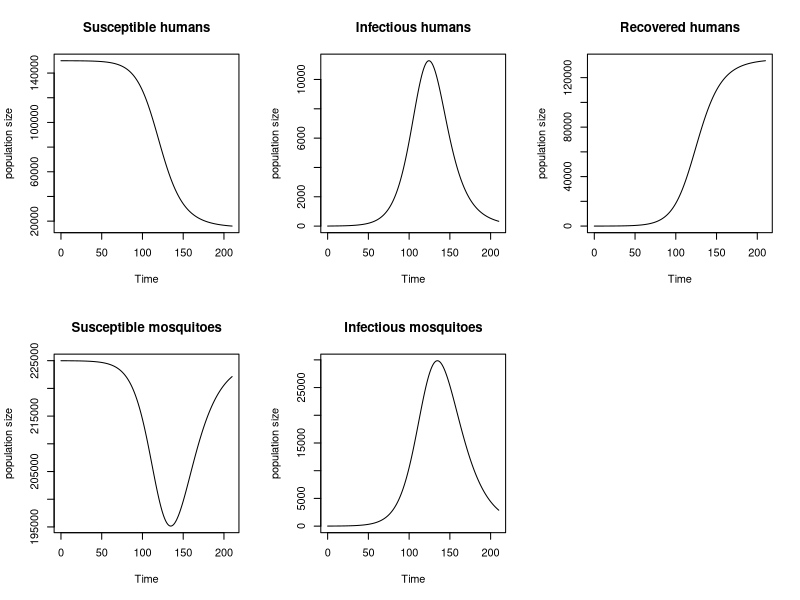
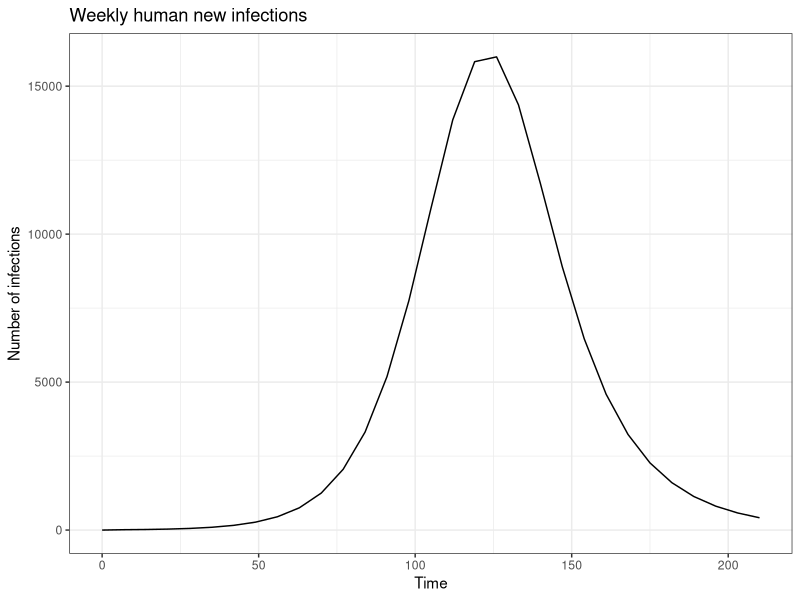
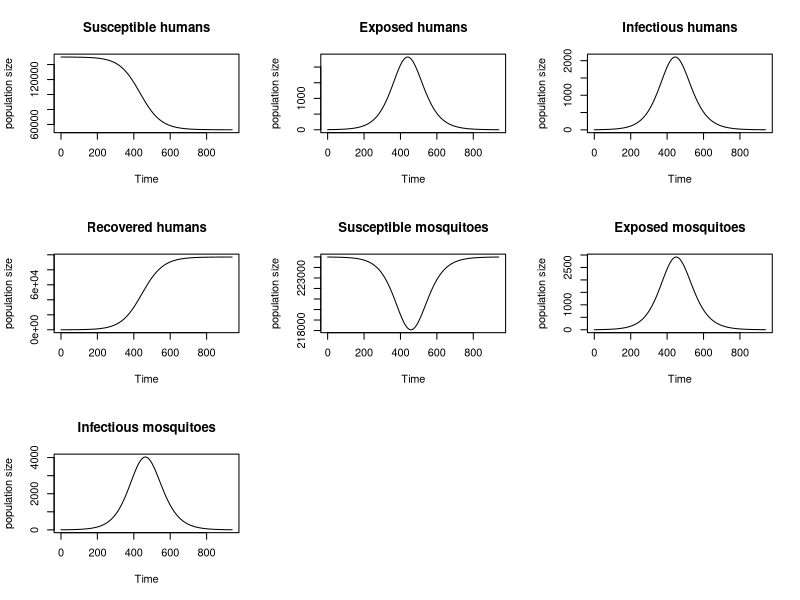
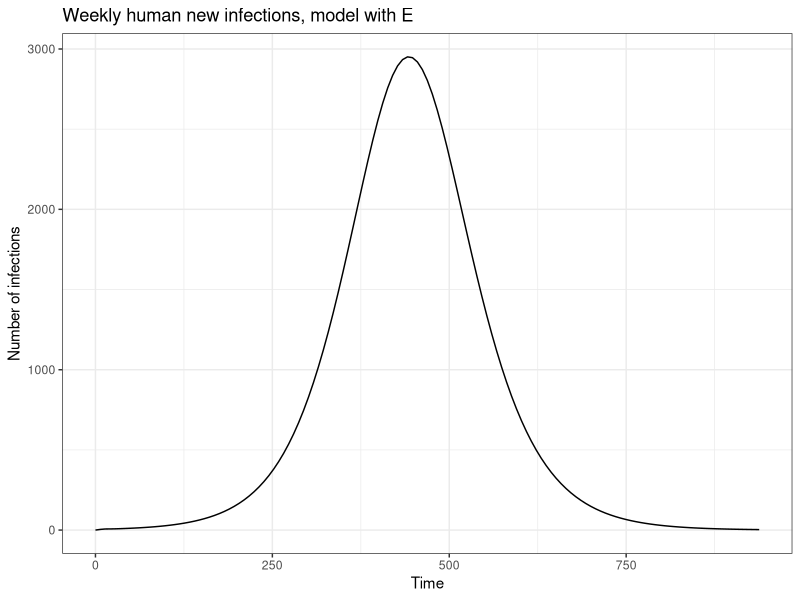
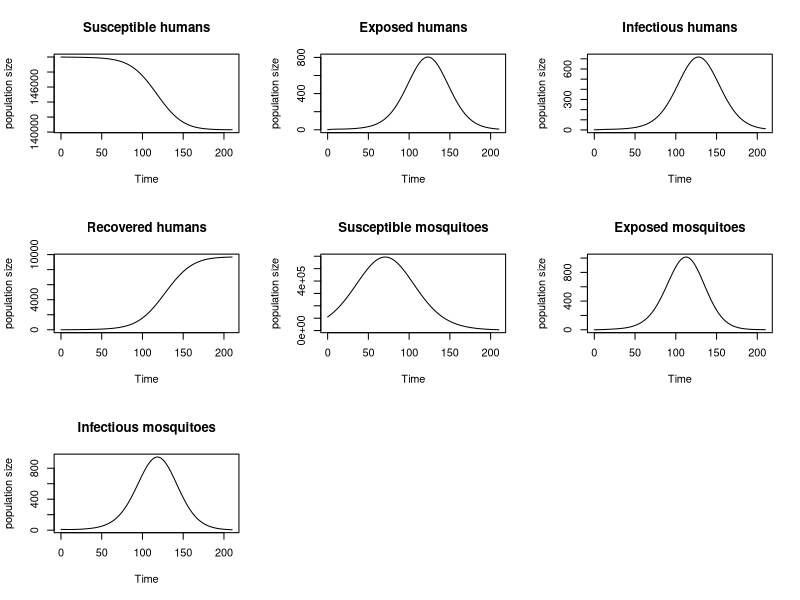
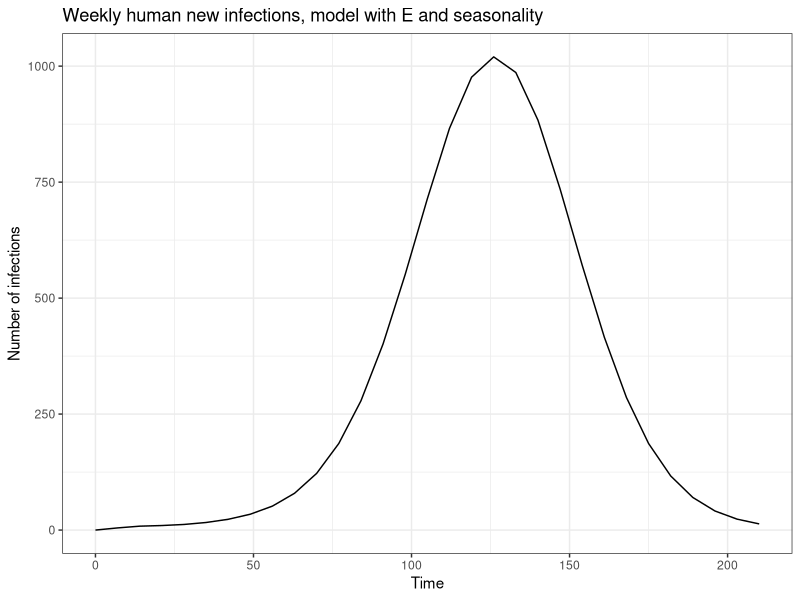

Recreate these plots in R, in order.
#############################################################
## MODELLING VECTOR-BORNE DISEASES PRACTICAL SESSION PART 1##
#############################################################

# A model for dengue transmission - Part 1
# Some R code to numerically solve a set of ordinary differential equations
# for a simple model of dengue. Results are then plotted.

# Library imports
library(dplyr)
library(deSolve)
library(ggplot2)

# Model parameters
parameters <- c(
  bites = 0.63, # number of bites per mosquito per day
  T_HM = 0.26, # probability of transmission - mosquito to human
  T_MH = 0.26, # Probability of transmission - human to mosquito 
  infectious_period = 5, # days
  mu_M = 1/14 # Mosquito birth and death rate
)

# Time window
start_date = as.Date("2008-11-02")
end_date = as.Date("2009-05-31")
times = seq(start_date, end_date, by = 1)

# Initial conditions
human_population <- 150000 # population of Cairns in 2008
initial_human_susceptible <- 149998
initial_human_infectious <- 2
initial_human_recovered <- human_population - initial_human_susceptible - initial_human_infectious
mosquito_population <- 225000 
initial_mosquito_susceptible <- 224990
initial_mosquito_infectious <- mosquito_population - initial_mosquito_susceptible

# Define model compartments, gather into a single variable to capture the state of the system and set to initial values
state <- c(Susceptible_human = initial_human_susceptible,
           Infectious_human = initial_human_infectious,
           Recovered_human = initial_human_recovered,
           Susceptible_mosquito = initial_mosquito_susceptible,
           Infectious_mosquito = initial_mosquito_infectious)


# Model function
dengue_base <- function(t, state, parameters){
  with(as.list(c(state, parameters)), {
    # Calculate the total population sizes
    Total_human_population <- Susceptible_human + Infectious_human + Recovered_human
    Total_mosquito_population <- Susceptible_mosquito + Infectious_mosquito
    
    # Calculate the average force of infection imposed on each susceptible human
    force_of_infection_on_human <- bites * T_HM * Infectious_mosquito / Total_human_population
    
    # Calculate the average force of infection imposed on each susceptible mosquito
    force_of_infection_on_mosquito <- bites * T_MH * Infectious_human / Total_human_population
    
    # Calculate the (net) instantaneous change in each compartment
    Susceptible_human_change <- -force_of_infection_on_human * Susceptible_human
    Infectious_human_change <- force_of_infection_on_human * Susceptible_human - Infectious_human / infectious_period
    Recovered_human_change <- Infectious_human / infectious_period
    Susceptible_mosquito_change <- mu_M * Total_mosquito_population - (force_of_infection_on_mosquito + mu_M) * Susceptible_mosquito 
    Infectious_mosquito_change <- force_of_infection_on_mosquito * Susceptible_mosquito - mu_M * Infectious_mosquito
    
    # Return net changes as list
    return(list(
      c(
        Susceptible_human_change,
        Infectious_human_change,
        Recovered_human_change,
        Susceptible_mosquito_change,
        Infectious_mosquito_change
      )
    ))
  })
}

# Solve model
out_dengue_base <- ode(y = state, times = as.numeric(times - times[1]), func = dengue_base, parms = parameters)

# Plot solution
plot(out_dengue_base, 
     main = c("Susceptible humans", "Infectious humans", "Recovered humans",
              "Susceptible mosquitoes", "Infectious mosquitoes"), 
     xlab = "Time", ylab = c("population size"))

# Convert ODE output to a tibble
dengue_base_infections <- tibble::as_tibble(out_dengue_base[, c("time", "Susceptible_human", "Infectious_human", "Recovered_human")])

# Create columns for new infections and cumulative new infections, 
# Select every 7th row and calculate the difference
dengue_base_infections <- dengue_base_infections  |>
  mutate(Susceptible_human_change = -c(0, diff(Susceptible_human)),
         Cumulative_human_infections = cumsum(Susceptible_human_change)) |>
  filter(time %% 7 == 0) |>
  select(time, Cumulative_human_infections) |>
  mutate(Weekly_human_infections = c(0, diff(Cumulative_human_infections)))    


# Plot solution
ggplot(dengue_base_infections, aes(x = time, y = Weekly_human_infections)) +
  geom_line() +
  labs(
    x = "Time",
    y = "Number of infections",
    title = "Weekly human new infections"
  ) +
  theme_bw()

#############################################################
## MODELLING VECTOR-BORNE DISEASES PRACTICAL SESSION PART 2##
#############################################################

# A model for dengue transmission - Part 2
# Some R code to numerically solve a set of ordinary differential equations
# for a modified model of dengue. Results are then plotted.

# Model parameters
parameters <- c(
  bites = 0.63, # number of bites per mosquito per day
  T_HM = 0.26, # probability of transmission - mosquito to human
  T_MH = 0.26, # probability of transmission - human to mosquito
  infectious_period = 5, # days. Duration in infectious compartment
  mu_M = 1/14, # per day. Mosquito birth and death rate.
  exposed_period_H = 5.5, # days. Duration in exposed compartment - human
  exposed_period_M = 10 # days. Duration in exposed compartment - mosquito
)

# Initial conditions
human_population <- 150000 # population of Cairns in 2008
initial_human_susceptible <- 149998
initial_human_exposed <- 0
initial_human_infectious <- 2
initial_human_recovered <- human_population - initial_human_susceptible - initial_human_infectious - initial_human_exposed
mosquito_population <- 225000 # 3 times human population, divided by 2
initial_mosquito_susceptible <- 224990
initial_mosquito_exposed <- 0
initial_mosquito_infectious <- mosquito_population - initial_mosquito_susceptible - initial_mosquito_exposed

# Define model compartments, gather into a single variable to capture the state of the system and set to initial values
state <- c(Susceptible_human = initial_human_susceptible,
           Exposed_human = initial_human_exposed,
           Infectious_human = initial_human_infectious,
           Recovered_human = initial_human_recovered,
           Susceptible_mosquito = initial_mosquito_susceptible,
           Exposed_mosquito = initial_mosquito_exposed,
           Infectious_mosquito = initial_mosquito_infectious)

# Time window
start_date = as.Date("2008-11-02")
end_date = as.Date("2011-05-31")
times = seq(start_date, end_date, by = 1)

# Model function
dengue_with_E <- function(t, state, parameters){
  with(as.list(c(state, parameters)), {
    # Calculate the total population sizes
    Total_human_population <- Susceptible_human + Infectious_human + Recovered_human + Exposed_human
    Total_mosquito_population <- Susceptible_mosquito + Infectious_mosquito + Exposed_mosquito
    
    # Calculate the average force of infection imposed on each susceptible human
    force_of_infection_on_human <- bites * T_HM * Infectious_mosquito / Total_human_population
    
    # Calculate the average force of infection imposed on each susceptible mosquito
    force_of_infection_on_mosquito <- bites * T_MH * Infectious_human / Total_human_population
    
    # Calculate the (net) instantaneous change in each compartment
    Susceptible_human_change <- -force_of_infection_on_human * Susceptible_human
    Exposed_human_change <- force_of_infection_on_human * Susceptible_human - Exposed_human / exposed_period_H
    Infectious_human_change <- Exposed_human / exposed_period_H - Infectious_human / infectious_period
    Recovered_human_change <- Infectious_human / infectious_period
    Susceptible_mosquito_change <- mu_M * Total_mosquito_population - (force_of_infection_on_mosquito + mu_M) * Susceptible_mosquito
    Exposed_mosquito_change <- force_of_infection_on_mosquito * Susceptible_mosquito - Exposed_mosquito * (1 / exposed_period_M + mu_M) 
    Infectious_mosquito_change <- Exposed_mosquito / exposed_period_M - mu_M * Infectious_mosquito
    
    # Return net changes as list
    return(list(
      c(
        Susceptible_human_change,
        Exposed_human_change,
        Infectious_human_change,
        Recovered_human_change,
        Susceptible_mosquito_change,
        Exposed_mosquito_change,
        Infectious_mosquito_change
      )
    ))
  })
}

# Solve model
out_dengue_with_E <- ode(y = state, times = as.numeric(times - times[1]), func = dengue_with_E, parms = parameters)

# Plot solution
plot(out_dengue_with_E, 
     main = c("Susceptible humans", "Exposed humans", "Infectious humans", "Recovered humans",
              "Susceptible mosquitoes", "Exposed mosquitoes", "Infectious mosquitoes"), 
     xlab = "Time", ylab = c("population size"))

# Convert ODE output to a tibble
dengue_with_E_infections <- tibble::as_tibble(out_dengue_with_E[, c("time", "Infectious_human", "Recovered_human")])

# Create columns for new infections and cumulative new infections, 
# Select every 7th row and calculate the difference
dengue_with_E_infections <- dengue_with_E_infections  |>
  mutate(Infectious_human_change = c(0, diff(Infectious_human)),
         Recovered_human_change = c(0, diff(Recovered_human)),
         New_human_infections = Infectious_human_change + Recovered_human_change,
         Cumulative_human_infections = cumsum(New_human_infections)) |>
  filter(time %% 7 == 0) |>
  select(time, Cumulative_human_infections) |>
  mutate(Weekly_human_infections = c(0, diff(Cumulative_human_infections)))

# Plot solution
ggplot(dengue_with_E_infections, aes(x = time, y = Weekly_human_infections)) +
  geom_line() +
  labs(
    x = "Time",
    y = "Number of infections",
    title = "Weekly human new infections, model with E"
  ) +
  theme_bw()

#############################################################
## MODELLING VECTOR-BORNE DISEASES PRACTICAL SESSION PART 3##
#############################################################

# A model for dengue transmission - Part 3
# Some R code to numerically solve a set of ordinary differential equations
# for a model of dengue with an exposed period and seasonality. 
# Results are then plotted.

# Add seasonality parameters
parameters <- c(
  bites = 0.63, # number of bites per mosquito per day
  T_HM = 0.26, # probability of transmission - mosquito to human
  T_MH = 0.26, # probability of transmission - human to mosquito
  infectious_period = 5, # days. Duration in infectious compartment
  mu_M = 1/14, # per day. Mosquito birth and death rate.
  exposed_period_H = 5.5, # days. Duration in exposed compartment - human
  exposed_period_M = 10, # days. Duration in exposed compartment - mosquito
  death_amplitude = 0.6228, # from Ndii et al.
  death_phase = 20.61 # days, from Ndii et al.
)

# Initial conditions
human_population <- 150000 # population of Cairns in 2008
initial_human_susceptible <- 149998
initial_human_exposed <- 0
initial_human_infectious <- 2
initial_human_recovered <- human_population - initial_human_susceptible - initial_human_infectious - initial_human_exposed
mosquito_population <- 110000 # around half the maximum
initial_mosquito_susceptible <- 109990
initial_mosquito_exposed <- 0
initial_mosquito_infectious <- mosquito_population - initial_mosquito_susceptible - initial_mosquito_exposed

# Define model compartments, gather into a single variable to capture the state of the system and set to initial values
state <- c(Susceptible_human = initial_human_susceptible,
           Exposed_human = initial_human_exposed,
           Infectious_human = initial_human_infectious,
           Recovered_human = initial_human_recovered,
           Susceptible_mosquito = initial_mosquito_susceptible,
           Exposed_mosquito = initial_mosquito_exposed,
           Infectious_mosquito = initial_mosquito_infectious)

# Time window
start_date = as.Date("2008-11-02")
end_date = as.Date("2009-05-31")
times = seq(start_date, end_date, by = 1)

# Model function with seasonality
dengue_with_E_seasonal <- function(t, state, parameters){
  with(as.list(c(state, parameters)), {
    # Calculate the total population sizes
    Total_human_population <- Susceptible_human + Infectious_human + Recovered_human + Exposed_human
    Total_mosquito_population <- Susceptible_mosquito + Infectious_mosquito + Exposed_mosquito
    
    # Calculate the average force of infection imposed on each susceptible human
    force_of_infection_on_human <- bites * T_HM * Infectious_mosquito / Total_human_population
    
    # Calculate the average force of infection imposed on each susceptible mosquito
    force_of_infection_on_mosquito <- bites * T_MH * Infectious_human / Total_human_population
    
    # Calculate the current seasonal death rate
    mu_M_seasonal <- mu_M * (1 - death_amplitude * cos(2 * pi * (t + death_phase) / 365))
    
    # Calculate the (net) instantaneous change in each compartment
    Susceptible_human_change <- -force_of_infection_on_human * Susceptible_human
    Exposed_human_change <- force_of_infection_on_human * Susceptible_human - Exposed_human / exposed_period_H
    Infectious_human_change <- Exposed_human / exposed_period_H - Infectious_human / infectious_period
    Recovered_human_change <- Infectious_human / infectious_period
    Susceptible_mosquito_change <- mu_M * Total_mosquito_population - force_of_infection_on_mosquito * Susceptible_mosquito - mu_M_seasonal * Susceptible_mosquito
    Exposed_mosquito_change <- force_of_infection_on_mosquito * Susceptible_mosquito - Exposed_mosquito / exposed_period_M - mu_M_seasonal * Exposed_mosquito 
    Infectious_mosquito_change <- Exposed_mosquito / exposed_period_M - mu_M_seasonal * Infectious_mosquito
    
    # Return net changes as list
    return(list(
      c(
        Susceptible_human_change,
        Exposed_human_change,
        Infectious_human_change,
        Recovered_human_change,
        Susceptible_mosquito_change,
        Exposed_mosquito_change,
        Infectious_mosquito_change
      )
    ))
  })
}

# Solve model
out_dengue_with_E_seasonal <- ode(y = state, times = as.numeric(times - times[1]), func = dengue_with_E_seasonal, parms = parameters)

# Plot solution
plot(out_dengue_with_E_seasonal, 
     main = c("Susceptible humans", "Exposed humans", "Infectious humans", "Recovered humans",
              "Susceptible mosquitoes", "Exposed mosquitoes", "Infectious mosquitoes"), 
     xlab = "Time", ylab = c("population size"))

# Convert ODE output to a tibble
dengue_with_E_seasonal_infections <- tibble::as_tibble(out_dengue_with_E_seasonal[, c("time", "Infectious_human", "Recovered_human")])

# Create columns for new infections and cumulative new infections, 
# Select every 7th row and calculate the difference
dengue_with_E_seasonal_infections <- dengue_with_E_seasonal_infections  |>
  mutate(Infectious_human_change = c(0, diff(Infectious_human)),
         Recovered_human_change = c(0, diff(Recovered_human)),
         New_human_infections = Infectious_human_change + Recovered_human_change,
         Cumulative_human_infections = cumsum(New_human_infections)) |>
  filter(time %% 7 == 0) |>
  select(time, Cumulative_human_infections) |>
  mutate(Weekly_human_infections = c(0, diff(Cumulative_human_infections)))

# Plot solution
ggplot(dengue_with_E_seasonal_infections, aes(x = time, y = Weekly_human_infections)) +
  geom_line() +
  labs(
    x = "Time",
    y = "Number of infections",
    title = "Weekly human new infections, model with E and seasonality"
  ) +
  theme_bw()
